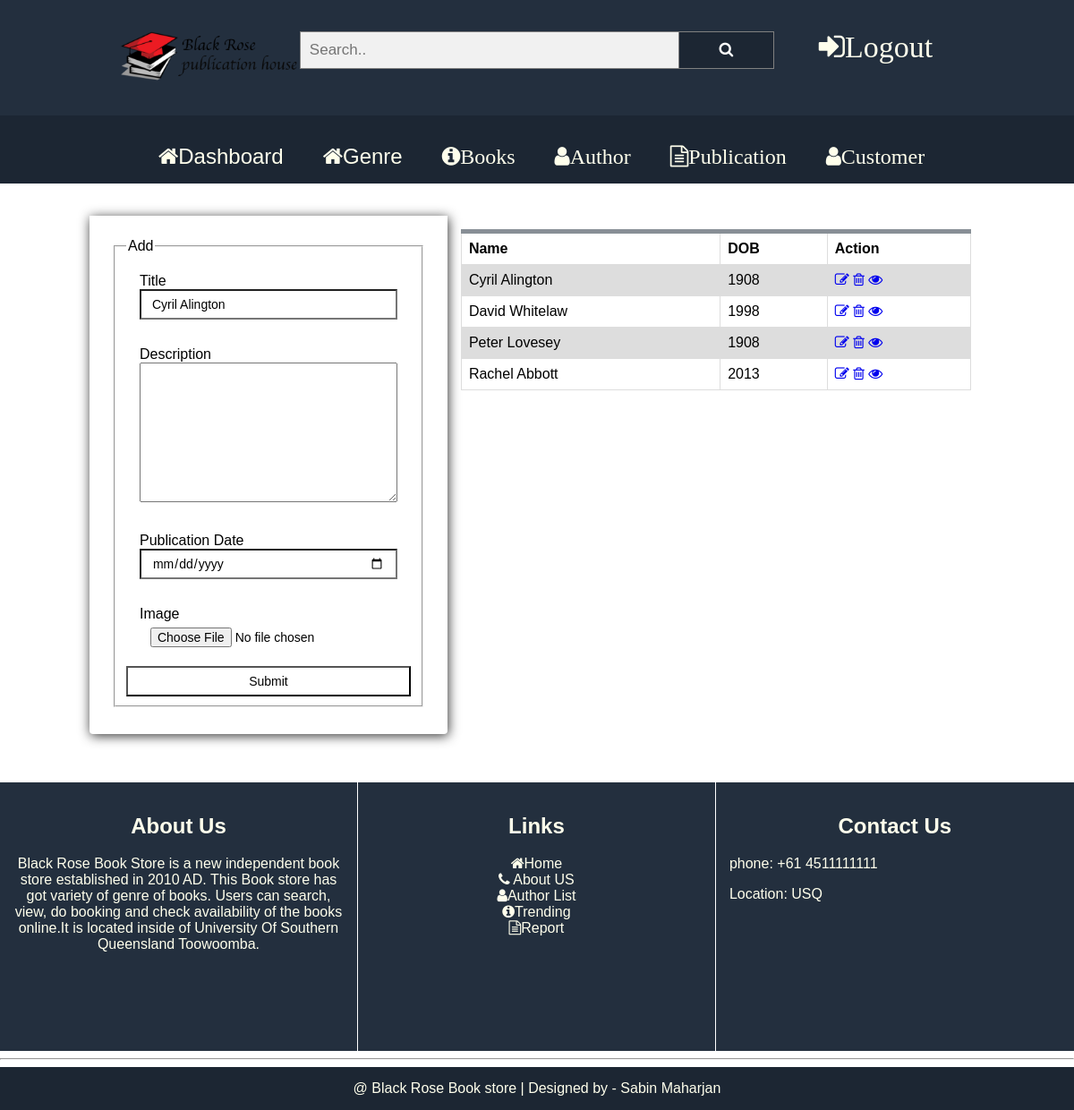
The page /authors/edit/1 (signed in) on the database its author committed.
### tables this page shows
CREATE TABLE tbl_author (
  				id INTEGER PRIMARY KEY,
  				full_name TEXT,
  				description TEXT,
                image TEXT,
                DOB TEXT,                
  				timestamp DATETIME DEFAULT CURRENT_TIMESTAMP
          
                );

### app/Controller/authors.php (called while the page is built, shortened)
<?php
class Authors extends Controller{
    private $author;
    public function __construct(){
        $this->author=$this->model('Author');
    }
    public function edit($id){
        $datas = $this->author->get();
        $single=$this->author->findByID($id);
        $data=[
            'authors'=>$datas,
            'single'=>$single
        ];
        $this->view('author/edit', $data);
    }
}
?>

### index.php (called while the page is built, shortened)
<?php
 $init = new Core;
 ?>

### app/Libraries/Libcommon.php (called while the page is built, shortened)
<?php
  class Libcommon{
    private $db;
    private $table;
    public function __construct($table=""){
      $this->table=$table;
    }
    public function openDBConnection(){
      try{
          $this->db=new SQLITE3(dirname(dirname(dirname(__FILE__))).'/database/'.DB);
        } catch(Exception $e){
          $this->error = $e->getMessage();
          echo $this->error;
        }
    }
    public function query($sql){
      return $this->db->query($sql);
    }
    public function findByID($id,$fields="*"){
      $sql = "SELECT $fields FROM $this->table WHERE id=$id";
        $result = $this->query($sql);
        if($this->query($sql))
        {
          return $result->fetchArray(SQLITE3_ASSOC);
        }
        else
        {
          return "ERROR! failed to update ".$this->table." Info.";
        }
    }
    public function get($fields="*",$condition="1=1"){
      $sql = "SELECT $fields FROM $this->table WHERE $condition";
        $result = $this->query($sql);
        if($result)
        {
          return $result;
        }
        else
        {
          return "ERROR! failed to update ".$this->table." Info.";
        }
    }
}

### resources/views/admin/author/edit.php (the view)
<?php
	require(BACKEND."include/header.php");
    require(BACKEND."include/nav.php");
?>
	<main>
		<article>
      <?php 	?>	<br>	<br>
			<section class="row">
                <div class="row">
				<div class="col-id-1"></div>
				    <div class="col-id-4 form_body">
                        <form id="login_form"  action="<?php echo SITEROOT ;?>books/update/<?php echo $data['single']['id'];?>"  method="post" enctype="multipart/form-data">	   <fieldset>
                            <legend>Add</legend>
                                <div class="col-id-12">
                                    <label for="full_name">Title </label><div id="err-full_name"></div>
                                    <input type="text" class="form-control" id="full_name"  name="full_name" placeholder="Titlte" value="<?php echo $data['single']['full_name'];?>" required>
                                </div>
								<div class="col-id-12">
                                    <label for="description">Description </label><div id="err-description"></div>
                                    <textarea id="description"  name="description" placeholder="Description" rows="10" cols="50" value="<?php echo $data['single']['description'];?>">
                                    </textarea>
                                </div>
                                <div class="col-id-12 ">
                                    <label for="DOB">Publication Date </label><div id="err-DOB"></div>
                                    <input type="date" class="form-control" id="DOB"  name="DOB" placeholder="Date og birth" value="<?php echo $data['single']['DOB'];?>">
                                </div>
                                <div class="col-id-12 ">
                                    <label for="image">Image </label><div id=""></div>
                                    <input type="file" class="form-control" id="image"  name="image" placeholder="image">
                                </div>
                                <br>
                                <input type="submit" name="submit" class="submit btn form-control" value="Submit" />
                        </fieldset>
                    </form>
				</div>
				<div class="col-id-6">
				<table class="">
					<tr>
						<th>Name</th>
						<th>DOB</th>
						<th>Action</th>
					</tr>
                    <?php
                    $controllers="authors";
					while ($row = $data['authors']->fetchArray()) {?>
					<tr>
						<td><?php echo $row['full_name'];?></td>
						<td><?php echo $row['DOB'];?></td>
						<td><?php
						include(BACKEND."include/action_button.php"); ?></td>
					</tr>
					<?php
					}
					?>
				</table>
					<br>
					<br>
					<br>
			</section>
			<br><br><br>
		</article>
	</main>
<?php
	require(BACKEND.'include/footer.php');
?>

### resources/views/admin/include/action_button.php
<a href="<?php echo SITEROOT.$controllers.'/edit/'.$row['id'] ;?>" class="btn btn-dark btn-block"><i class="fa fa-pencil-square-o" aria-hidden="true"></i></a>
<a href="<?php echo SITEROOT.$controllers.'/delete/'.$row['id'] ;?>" class="btn btn-dark btn-block"><i class="fa fa-trash-o" aria-hidden="true"></i></a>
<a href="<?php echo SITEROOT.$controllers.'/show/'.$row['id'] ;?>" class="btn btn-dark btn-block"><i class="fa fa-eye" aria-hidden="true"></i></a>

### public/style/style.css (style rules this page uses)
.row::after { content: ""; clear: both; display: block; }
[class*="col-id-"] { float: left; padding: 15px; }
.col-id-1 { width: 8.33%; }
.col-id-4 { width: 33.33%; }
.col-id-6 { width: 50%; }
.col-id-12 { width: 100%; }
* { font-family: "Comic Sans MS", cursive, sans-serif; box-sizing: border-box; scroll-behavior: smooth; }
body { margin:0px auto; }
a { text-decoration-line: none; }
.form-control { display: block; width: 100%; height: 34px; padding: 6px 12px; font-size: 14px; vertical-align: middle; background-color: #fff; }
.form_body { padding: 25px 25px 30px 25px; box-shadow: 1px 2px 13px 0px #333; -moz-border-radius: 0 0 4px 4px; -webkit-border-radius: 0 0 4px 4px; border-radius: 0 0 4px 4px; text-align: left; transition: all .4s ease-in-out; }
textarea { width: 100%; }

### public/style/custom.css (style rules this page uses)
table { font-family: arial, sans-serif; border-collapse: collapse; width: 100%; border-top: 5px solid #888F96; }
td, th { border: 1px solid #dddddd; text-align: left; padding: 8px; }
tr:nth-child(even) { background-color: #dddddd; }

### rows shown on the page
tbl_author: full_name "Cyril Alington", DOB "1908"
tbl_author: full_name "David Whitelaw", DOB "1998"
tbl_author: full_name "Peter Lovesey", DOB "1908"
tbl_author: full_name "Rachel Abbott", DOB "2013"
